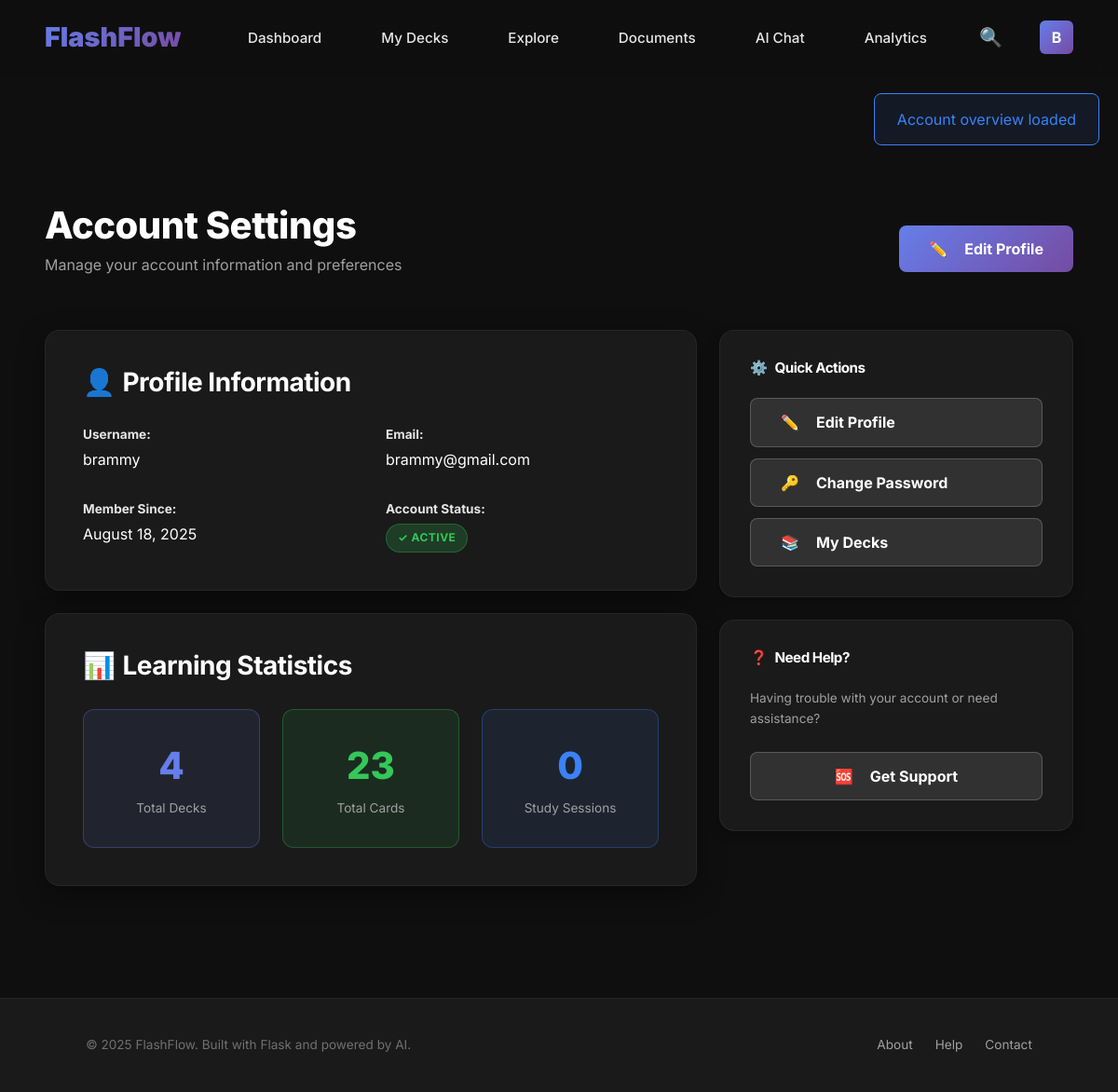
Screenshot of /auth/account (signed in) with the database file from the repository.
### app/models/user.py (models this page shows, shortened)
class User(UserMixin, BaseModel):
    __tablename__ = 'users'
    username = db.Column(db.String(80), unique=True, nullable=False)
    email = db.Column(db.String(120), unique=True, nullable=False)
    password_hash = db.Column(db.String(255), nullable=False)
    is_active = db.Column(db.Boolean, default=True, nullable=False)
    ai_enabled = db.Column(db.Boolean, default=True, nullable=False)  # Changed default to True
    ai_provider = db.Column(db.String(20), default='gemini', nullable=True)
    decks = db.relationship('Deck', backref='owner', lazy=True, cascade='all, delete-orphan')
    def get_deck_count(self):
        return len(self.decks)
    def get_total_cards(self):
        return sum(len(deck.flashcards) for deck in self.decks)

### app/views/auth.py (the view)
@auth_bp.route('/account')
@login_required
def account():
    user_stats = {
        'total_decks': current_user.get_deck_count(),
        'total_cards': current_user.get_total_cards(),
        'account_age': (current_user.created_at).strftime('%B %d, %Y')
    }
    return render_template('auth/account.html', title='Account', stats=user_stats)

### app/templates/auth/account.html (shortened to what this page needs)
{% extends "base.html" %}
{% block content %}
<div style="padding-top: calc(var(--navbar-height) + var(--space-2xl)); padding-bottom: var(--space-2xl); min-height: 100vh;">
    <div class="container" style="max-width: 1200px;">
        <div style="display: flex; justify-content: space-between; align-items: center; margin-bottom: var(--space-xl); flex-wrap: wrap; gap: var(--space-md);">
            <div>
                <h1 style="font-size: var(--font-size-3xl); font-weight: var(--font-weight-extrabold); margin-bottom: 8px;">Account Settings</h1>
                <p style="color: var(--color-text-tertiary);">Manage your account information and preferences</p>
            </div>
            <a href="{{ url_for('auth.profile') }}" class="btn btn-primary">
                <span style="margin-right: 8px;">✏️</span>Edit Profile
            </a>
        </div>
        <div style="display: grid; grid-template-columns: 1fr 380px; gap: var(--space-md);">
            <div style="display: flex; flex-direction: column; gap: var(--space-md);">
                <div style="background: var(--color-bg-secondary); border: 1px solid var(--color-border-light); border-radius: var(--radius-xl); padding: var(--space-xl); box-shadow: var(--shadow-lg);">
                    <h2 style="font-size: var(--font-size-xl); font-weight: var(--font-weight-bold); margin-bottom: var(--space-lg); display: flex; align-items: center; gap: 8px;">
                        <span>👤</span> Profile Information
                    </h2>
                    <div style="display: grid; grid-template-columns: 1fr 1fr; gap: var(--space-lg);">
                        <div>
                            <strong style="color: var(--color-text-secondary); font-size: var(--font-size-sm); display: block; margin-bottom: 6px;">Username:</strong>
                            <div style="color: var(--color-text-primary); font-size: var(--font-size-md);">{{ current_user.username }}</div>
                        </div>
                        <div>
                            <strong style="color: var(--color-text-secondary); font-size: var(--font-size-sm); display: block; margin-bottom: 6px;">Email:</strong>
                            <div style="color: var(--color-text-primary); font-size: var(--font-size-md);">{{ current_user.email }}</div>
                        </div>
                        <div>
                            <strong style="color: var(--color-text-secondary); font-size: var(--font-size-sm); display: block; margin-bottom: 6px;">Member Since:</strong>
                            <div style="color: var(--color-text-primary); font-size: var(--font-size-md);">{{ stats.account_age if stats.account_age else current_user.created_at.strftime('%B %d, %Y') if current_user.created_at else 'Unknown' }}</div>
                        </div>
                        <div>
                            <strong style="color: var(--color-text-secondary); font-size: var(--font-size-sm); display: block; margin-bottom: 6px;">Account Status:</strong>
                            <div>
                                {% if current_user.is_active %}
                                    <span class="badge badge-success">✓ Active</span>
                                {% else %}
                                    <span class="badge badge-danger">✗ Inactive</span>
                                {% endif %}
                            </div>
                        </div>
                    </div>
                </div>
                <div style="background: var(--color-bg-secondary); border: 1px solid var(--color-border-light); border-radius: var(--radius-xl); padding: var(--space-xl); box-shadow: var(--shadow-lg);">
                    <h2 style="font-size: var(--font-size-xl); font-weight: var(--font-weight-bold); margin-bottom: var(--space-lg); display: flex; align-items: center; gap: 8px;">
                        <span>📊</span> Learning Statistics
                    </h2>
                    <div style="display: grid; grid-template-columns: repeat(3, 1fr); gap: var(--space-md); text-align: center;">
                        <div style="background: rgba(102, 126, 234, 0.1); border: 1px solid var(--color-border-primary); border-radius: var(--radius-lg); padding: var(--space-lg);">
                            <div style="font-size: var(--font-size-3xl); font-weight: var(--font-weight-extrabold); color: var(--color-primary); margin-bottom: 8px;">
                                {{ stats.total_decks }}
                            </div>
                            <div style="color: var(--color-text-tertiary); font-size: var(--font-size-sm);">Total Decks</div>
                        </div>
                        <div style="background: rgba(52, 199, 89, 0.1); border: 1px solid rgba(52, 199, 89, 0.3); border-radius: var(--radius-lg); padding: var(--space-lg);">
                            <div style="font-size: var(--font-size-3xl); font-weight: var(--font-weight-extrabold); color: var(--color-success); margin-bottom: 8px;">
                                {{ stats.total_cards }}
                            </div>
                            <div style="color: var(--color-text-tertiary); font-size: var(--font-size-sm);">Total Cards</div>
                        </div>
                        <div style="background: rgba(59, 130, 246, 0.1); border: 1px solid rgba(59, 130, 246, 0.3); border-radius: var(--radius-lg); padding: var(--space-lg);">
                            <div style="font-size: var(--font-size-3xl); font-weight: var(--font-weight-extrabold); color: var(--color-info); margin-bottom: 8px;">
                                0
                            </div>
                            <div style="color: var(--color-text-tertiary); font-size: var(--font-size-sm);">Study Sessions</div>
                        </div>
                    </div>
                </div>
            </div>
            <div style="display: flex; flex-direction: column; gap: var(--space-md);">
                <div style="background: var(--color-bg-secondary); border: 1px solid var(--color-border-light); border-radius: var(--radius-xl); padding: var(--space-lg); box-shadow: var(--shadow-md);">
                    <h6 style="font-weight: var(--font-weight-bold); margin-bottom: var(--space-md); display: flex; align-items: center; gap: 8px;">
                        <span>⚙️</span> Quick Actions
                    </h6>
                    <div style="display: flex; flex-direction: column; gap: 12px;">
                        <a href="{{ url_for('auth.profile') }}" class="btn btn-secondary" style="width: 100%; justify-content: flex-start;">
                            <span style="margin-right: 8px;">✏️</span>Edit Profile
                        </a>
                        <a href="{{ url_for('auth.change_password') }}" class="btn btn-secondary" style="width: 100%; justify-content: flex-start;">
                            <span style="margin-right: 8px;">🔑</span>Change Password
                        </a>
                        <a href="{{ url_for('decks.index') }}" class="btn btn-secondary" style="width: 100%; justify-content: flex-start;">
                            <span style="margin-right: 8px;">📚</span>My Decks
                        </a>
                    </div>
                </div>
                <div style="background: var(--color-bg-secondary); border: 1px solid var(--color-border-light); border-radius: var(--radius-xl); padding: var(--space-lg); box-shadow: var(--shadow-md);">
                    <h6 style="font-weight: var(--font-weight-bold); margin-bottom: var(--space-md); display: flex; align-items: center; gap: 8px;">
                        <span>❓</span> Need Help?
                    </h6>
                    <p style="color: var(--color-text-tertiary); font-size: var(--font-size-sm); margin-bottom: var(--space-md); line-height: var(--line-height-relaxed);">
                        Having trouble with your account or need assistance?
                    </p>
                    <a href="{{ url_for('main.help') }}" class="btn btn-secondary" style="width: 100%;">
                        <span style="margin-right: 8px;">🆘</span>Get Support
                    </a>
                </div>
            </div>
        </div>
    </div>
</div>
{% endblock %}

### app/templates/base.html (shortened to what this page needs)
<!DOCTYPE html>
<html lang="en">
<head>
    <link href="https://cdn.jsdelivr.net/npm/bootstrap@5.3.0/dist/css/bootstrap-grid.min.css" rel="stylesheet">
    <link rel="stylesheet" href="https://cdn.jsdelivr.net/npm/bootstrap-icons@1.10.0/font/bootstrap-icons.css">
    <link rel="stylesheet" href="{{ url_for('static', filename='css/base.css') }}">
    <link rel="stylesheet" href="{{ url_for('static', filename='css/components.css') }}">
    <link rel="stylesheet" href="{{ url_for('static', filename='css/layouts.css') }}">
    <link rel="stylesheet" href="{{ url_for('static', filename='css/utilities.css') }}">
</head>
<body>
    <nav class="navbar">
        <div class="logo">
            <a href="{{ url_for('main.index') }}" style="text-decoration: none; color: inherit;">
                FlashFlow
            </a>
        </div>
        <div class="nav-links" id="navLinks">
            {% if current_user.is_authenticated %}
                <a href="{{ url_for('main.dashboard') }}"
                   class="nav-link {% if request.endpoint == 'main.dashboard' %}active{% endif %}">
                    Dashboard
                </a>
                <a href="{{ url_for('decks.index') }}"
                   class="nav-link {% if request.endpoint and 'decks' in request.endpoint %}active{% endif %}">
                    My Decks
                </a>
                <a href="{{ url_for('decks.public') }}"
                   class="nav-link {% if request.endpoint == 'decks.public' %}active{% endif %}">
                    Explore
                </a>
                <a href="{{ url_for('documents.library') }}"
                   class="nav-link {% if request.endpoint and 'documents' in request.endpoint %}active{% endif %}"
                   title="My Documents">
                    Documents
                </a>
                <a href="{{ url_for('chat.index') }}"
                   class="nav-link {% if request.endpoint and 'chat' in request.endpoint %}active{% endif %}"
                   title="AI Chat">
                    AI Chat
                </a>
                <a href="{{ url_for('mc_metrics.dashboard') }}"
                   class="nav-link {% if request.endpoint and 'mc_metrics' in request.endpoint %}active{% endif %}"
                   title="Metrics">
                    Analytics
                </a>
                <div class="search-container">
                    <span class="search-icon" title="Search decks">🔍</span>
                </div>
                <a href="{{ url_for('auth.profile') }}" class="profile-icon" title="{{ current_user.username }}">
                    {{ current_user.username[0].upper() }}
                </a>
            {% endif %}
        </div>
    </nav>
    <main class="main-content">
        {% block content %}{% endblock %}
    </main>
    <footer class="footer">
        <div class="container">
            <div class="footer-content">
                <div class="footer-text">
                    &copy; 2025 FlashFlow. Built with Flask and powered by AI.
                </div>
                <div class="footer-links">
                    <a href="{{ url_for('main.about') }}" class="footer-link">About</a>
                    <a href="{{ url_for('main.help') }}" class="footer-link">Help</a>
                    <a href="#" class="footer-link">Contact</a>
                </div>
            </div>
        </div>
    </footer>
</body>
</html>

### rows the page displays
User: username "B", username "brammy", email "brammy@gmail.com", created_at "August 18, 2025"

### other values shown
{{ stats.total_decks }} "4"
{{ stats.total_cards }} "23"
